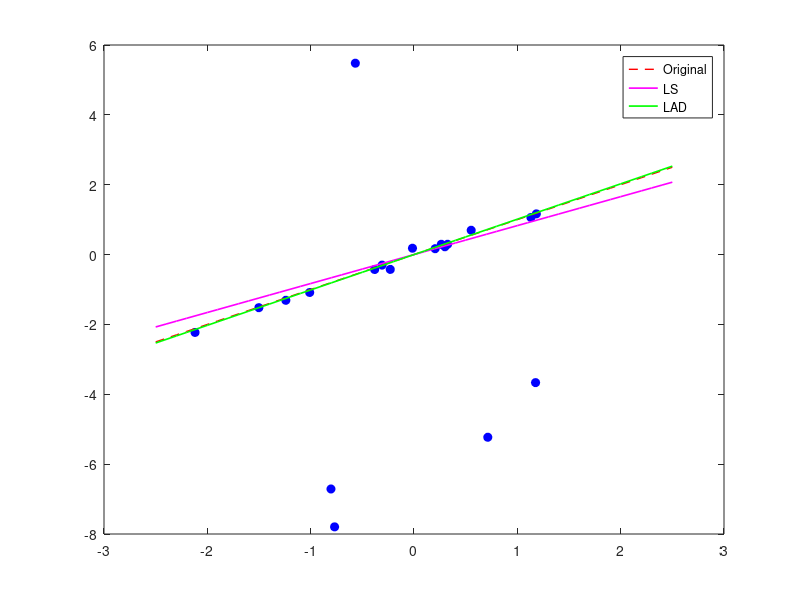

Reproduce this figure in MATLAB.
% OLS_vs_LAD - wrapper containing simple experiment and comparison of
% (Ordinary) Least Squares and Least Absolute Deviations.
%
% The experiment: A number of points is generated approximately on
% the line y = x.  A small number of the points then have a large noise
% added to them so that they can be considered outliers.  Least Squares and
% Least Absolute Deviations are then applied to fit linear models to the
% data and are compared in print outs.
%
% LS : min_x ||Ax-b||2
% LAD: min_x ||Ax-b||1
%
% Written by Jeremy Watt
% Modified by Seunghwan Yoo

clear;
%%% Variables to play with %%%
num_pts = 20;      % Number of points for experiment
num_outliers = 5;  % Number of outliers (to make from original pts)

% Generate points on the line y=x with small noise added
x_in = sort(randn(num_pts,1));
eps = 1/10*randn(num_pts,1);
y_in = x_in + eps;

% Generate outlier points
outliers = randsample(length(y_in),num_outliers);
out_vals = randsample(4:7,num_outliers,'true').*randsample(-1:2:1,num_outliers,'true');
y_in(outliers) = y_in(outliers) + out_vals';


%% Generate LS coeff
xls = pinv(x_in'*x_in)*x_in'*y_in;


%% Generate LAD coeff 
% Setup reformulated LP variables
A = x_in;
b = y_in;

% LAD-TO-LP REFORMULATION with suppression trick
len_x = size(A,2);
c = [zeros(len_x,1);ones(size(b))];
F = [A -eye(size(b,1)); -A -eye(size(b,1))];
g = [b; -b];
%F = [A -eye(size(b,1)); -A -eye(size(b,1));zeros(size(A)) -eye(size(b,1))];
%g = [b ; -b; zeros(length(b),1)];

% Run the LP solver
z = linprog(c,F,g);
xlad = z(1);


%% Plot points 
figure,
plot(x_in,y_in,'o','MarkerFaceColor','b','MarkerEdgeColor','b')
hold on
p = zeros(3,3);

% Plot true line
x_line = -2.5:.1:2.5;
y_line = x_line;
p(:,1) = plot(x_line,y_line,'--r');
set(p(:,1),'LineWidth',1)
hold on

% Plot LS Line
x_line = -2.5:.1:2.5;
y_line = xls*x_line;
p(:,2) = plot(x_line,y_line,'m');
set(p(:,2),'LineWidth',1.2)
hold on

% Plot LAD Line
x_line = -2.5:.1:2.5;
y_line = xlad*x_line;
p(:,3) = plot(x_line,y_line,'g');
set(p(:,3),'LineWidth',1.2)
legend(p(1,:), {'Original','LS','LAD'})